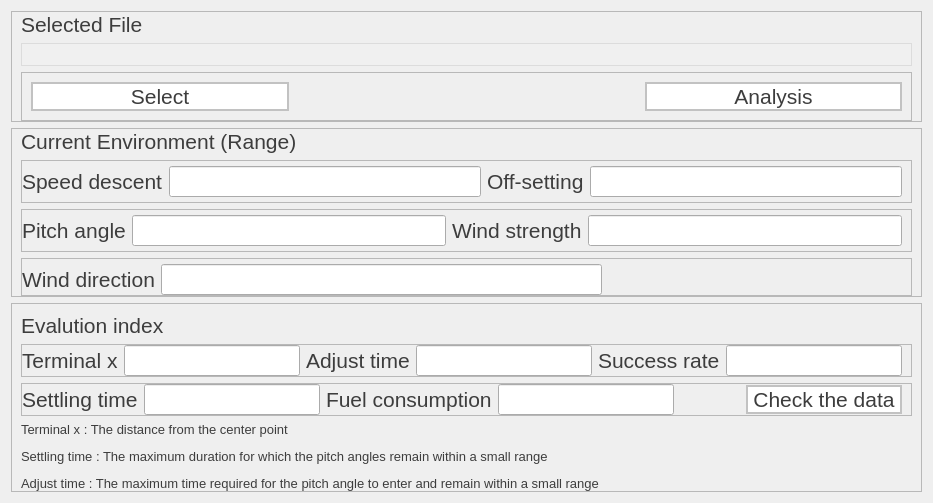
        <widget class="QWidget" name="page_5">
         <property name="styleSheet">
          <string notr="true">/* 设置全局基础字体 */
QWidget#page_5 {
    font-family: &quot;Segoe UI&quot;, &quot;Microsoft YaHei UI&quot;, sans-serif;
    line-height: 1.6; /* 增加行间距，防止文字堆叠 */
background: #E6EFFF;
}
QLabel{
 color:rgb(61, 61, 61);
}
QPushButton{
 border: 2px solid rgb(194, 194, 194); 
 color:rgb(61, 61, 61);
font-family: &quot;Segoe UI&quot;, &quot;Microsoft YaHei UI&quot;, sans-serif;
    line-height: 1.6; /* 增加行间距，防止文字堆叠 */
background-color:rgb(255, 255, 255)
}</string>
         </property>
         <layout class="QVBoxLayout" name="verticalLayout_14" stretch="1,1,2">
          <property name="spacing">
           <number>6</number>
          </property>
          <item>
           <widget class="QFrame" name="frame_37">
            <property name="frameShape">
             <enum>QFrame::Shape::StyledPanel</enum>
            </property>
            <property name="frameShadow">
             <enum>QFrame::Shadow::Raised</enum>
            </property>
            <layout class="QVBoxLayout" name="verticalLayout_13">
             <property name="topMargin">
              <number>0</number>
             </property>
             <property name="bottomMargin">
              <number>0</number>
             </property>
             <item>
              <widget class="QLabel" name="label_47">
               <property name="sizePolicy">
                <sizepolicy hsizetype="Preferred" vsizetype="Fixed">
                 <horstretch>0</horstretch>
                 <verstretch>0</verstretch>
                </sizepolicy>
               </property>
               <property name="maximumSize">
                <size>
                 <width>16777215</width>
                 <height>50</height>
                </size>
               </property>
               <property name="font">
                <font>
                 <family>Segoe UI</family>
                 <pointsize>16</pointsize>
                 <fontweight>DemiBold</fontweight>
                </font>
               </property>
               <property name="text">
                <string>Selected File</string>
               </property>
              </widget>
             </item>
             <item>
              <widget class="QLineEdit" name="lineEdit">
               <property name="font">
                <font>
                 <family>Segoe UI</family>
                 <pointsize>12</pointsize>
                </font>
               </property>
               <property name="styleSheet">
                <string notr="true">QLineEdit {
    background-color: #f0f0f0; /* 灰色背景 */
    border: 1px solid #dcdcdc; /* 浅色边框 */
    color: #555; /* 深灰色文字 */
}</string>
               </property>
               <property name="readOnly">
                <bool>true</bool>
               </property>
              </widget>
             </item>
             <item>
              <widget class="QFrame" name="frame_33">
               <property name="frameShape">
                <enum>QFrame::Shape::StyledPanel</enum>
               </property>
               <property name="frameShadow">
                <enum>QFrame::Shadow::Raised</enum>
               </property>
               <layout class="QHBoxLayout" name="horizontalLayout_37">
                <item>
                 <widget class="QPushButton" name="pushButton_5">
                  <property name="font">
                   <font>
                    <family>Segoe UI</family>
                    <pointsize>16</pointsize>
                   </font>
                  </property>
                  <property name="text">
                   <string>Select</string>
                  </property>
                 </widget>
                </item>
                <item>
                 <spacer name="horizontalSpacer">
                  <property name="orientation">
                   <enum>Qt::Orientation::Horizontal</enum>
                  </property>
                  <property name="sizeType">
                   <enum>QSizePolicy::Policy::Fixed</enum>
                  </property>
                  <property name="sizeHint" stdset="0">
                   <size>
                    <width>350</width>
                    <height>20</height>
                   </size>
                  </property>
                 </spacer>
                </item>
                <item>
                 <widget class="QPushButton" name="pushButton_6">
                  <property name="font">
                   <font>
                    <family>Segoe UI</family>
                    <pointsize>16</pointsize>
                   </font>
                  </property>
                  <property name="text">
                   <string>Analysis</string>
                  </property>
                 </widget>
                </item>
               </layout>
              </widget>
             </item>
            </layout>
           </widget>
          </item>
          <item>
           <widget class="QFrame" name="range">
            <property name="styleSheet">
             <string notr="true"> font-family: &quot;Segoe UI&quot;, &quot;Microsoft YaHei UI&quot;, sans-serif;
 line-height: 1.6; /* 增加行间距，防止文字堆叠 */</string>
            </property>
            <property name="frameShape">
             <enum>QFrame::Shape::StyledPanel</enum>
            </property>
            <property name="frameShadow">
             <enum>QFrame::Shadow::Raised</enum>
            </property>
            <layout class="QVBoxLayout" name="verticalLayout_11">
             <property name="topMargin">
              <number>0</number>
             </property>
             <property name="bottomMargin">
              <number>0</number>
             </property>
             <item>
              <widget class="QLabel" name="label_48">
               <property name="font">
                <font>
                 <family>Segoe UI</family>
                 <pointsize>16</pointsize>
                 <fontweight>DemiBold</fontweight>
                </font>
               </property>
               <property name="text">
                <string>Current Environment (Range)</string>
               </property>
              </widget>
             </item>
             <item>
              <widget class="QFrame" name="frame_34">
               <property name="frameShape">
                <enum>QFrame::Shape::StyledPanel</enum>
               </property>
               <property name="frameShadow">
                <enum>QFrame::Shadow::Raised</enum>
               </property>
               <layout class="QHBoxLayout" name="horizontalLayout_38">
                <property name="leftMargin">
                 <number>0</number>
                </property>
                <property name="topMargin">
                 <number>5</number>
                </property>
                <property name="bottomMargin">
                 <number>5</number>
                </property>
                <item>
                 <widget class="QLabel" name="label_49">
                  <property name="font">
                   <font>
                    <family>Segoe UI</family>
                    <pointsize>16</pointsize>
                   </font>
                  </property>
                  <property name="text">
                   <string>Speed descent</string>
                  </property>
                 </widget>
                </item>
                <item>
                 <widget class="QLineEdit" name="lineEdit_2">
                  <property name="font">
                   <font>
                    <family>Segoe UI</family>
                    <pointsize>14</pointsize>
                   </font>
                  </property>
                  <property name="readOnly">
                   <bool>true</bool>
                  </property>
                 </widget>
                </item>
                <item>
                 <widget class="QLabel" name="label_50">
                  <property name="font">
                   <font>
                    <family>Segoe UI</family>
                    <pointsize>16</pointsize>
                   </font>
                  </property>
                  <property name="text">
                   <string>Off-setting</string>
                  </property>
                 </widget>
                </item>
                <item>
                 <widget class="QLineEdit" name="lineEdit_3">
                  <property name="font">
                   <font>
                    <family>Segoe UI</family>
                    <pointsize>14</pointsize>
                   </font>
                  </property>
                  <property name="readOnly">
                   <bool>true</bool>
                  </property>
                 </widget>
                </item>
               </layout>
              </widget>
             </item>
             <item>
              <widget class="QFrame" name="frame_35">
               <property name="frameShape">
                <enum>QFrame::Shape::StyledPanel</enum>
               </property>
               <property name="frameShadow">
                <enum>QFrame::Shadow::Raised</enum>
               </property>
               <layout class="QHBoxLayout" name="horizontalLayout_39">
                <property name="leftMargin">
                 <number>0</number>
                </property>
                <property name="topMargin">
                 <number>5</number>
                </property>
                <property name="bottomMargin">
                 <number>5</number>
                </property>
                <item>
                 <widget class="QLabel" name="label_51">
                  <property name="font">
                   <font>
                    <family>Segoe UI</family>
                    <pointsize>16</pointsize>
                   </font>
                  </property>
                  <property name="text">
                   <string>Pitch angle</string>
                  </property>
                 </widget>
                </item>
                <item>
                 <widget class="QLineEdit" name="lineEdit_4">
                  <property name="font">
                   <font>
                    <family>Segoe UI</family>
                    <pointsize>14</pointsize>
                   </font>
                  </property>
                  <property name="readOnly">
                   <bool>true</bool>
                  </property>
                 </widget>
                </item>
                <item>
                 <widget class="QLabel" name="label_52">
                  <property name="font">
                   <font>
                    <family>Segoe UI</family>
                    <pointsize>16</pointsize>
                   </font>
                  </property>
                  <property name="text">
                   <string>Wind strength</string>
                  </property>
                 </widget>
                </item>
                <item>
                 <widget class="QLineEdit" name="lineEdit_5">
                  <property name="font">
                   <font>
                    <family>Segoe UI</family>
                    <pointsize>14</pointsize>
                   </font>
                  </property>
                  <property name="readOnly">
                   <bool>true</bool>
                  </property>
                 </widget>
                </item>
               </layout>
              </widget>
             </item>
             <item>
              <widget class="QFrame" name="frame_36">
               <property name="frameShape">
                <enum>QFrame::Shape::StyledPanel</enum>
               </property>
               <property name="frameShadow">
                <enum>QFrame::Shadow::Raised</enum>
               </property>
               <layout class="QHBoxLayout" name="horizontalLayout_40">
                <property name="leftMargin">
                 <number>0</number>
                </property>
                <property name="topMargin">
                 <number>5</number>
                </property>
                <property name="bottomMargin">
                 <number>0</number>
                </property>
                <item>
                 <widget class="QLabel" name="label_53">
                  <property name="font">
                   <font>
                    <family>Segoe UI</family>
                    <pointsize>16</pointsize>
                   </font>
                  </property>
                  <property name="text">
                   <string>Wind direction</string>
                  </property>
                 </widget>
                </item>
                <item>
                 <widget class="QLineEdit" name="lineEdit_6">
                  <property name="font">
                   <font>
                    <family>Segoe UI</family>
                    <pointsize>14</pointsize>
                   </font>
                  </property>
                  <property name="readOnly">
                   <bool>true</bool>
                  </property>
                 </widget>
                </item>
                <item>
                 <spacer name="horizontalSpacer_2">
                  <property name="orientation">
                   <enum>Qt::Orientation::Horizontal</enum>
                  </property>
                  <property name="sizeType">
                   <enum>QSizePolicy::Policy::Fixed</enum>
                  </property>
                  <property name="sizeHint" stdset="0">
                   <size>
                    <width>300</width>
                    <height>20</height>
                   </size>
                  </property>
                 </spacer>
                </item>
               </layout>
              </widget>
             </item>
            </layout>
           </widget>
          </item>
          <item>
           <widget class="QFrame" name="frame_39">
            <property name="sizePolicy">
             <sizepolicy hsizetype="Preferred" vsizetype="Fixed">
              <horstretch>0</horstretch>
              <verstretch>0</verstretch>
             </sizepolicy>
            </property>
            <property name="maximumSize">
             <size>
              <width>16777215</width>
              <height>1000</height>
             </size>
            </property>
            <property name="frameShape">
             <enum>QFrame::Shape::StyledPanel</enum>
            </property>
            <property name="frameShadow">
             <enum>QFrame::Shadow::Raised</enum>
            </property>
            <layout class="QVBoxLayout" name="verticalLayout_12">
             <property name="bottomMargin">
              <number>0</number>
             </property>
             <item>
              <widget class="QLabel" name="label_54">
               <property name="sizePolicy">
                <sizepolicy hsizetype="Preferred" vsizetype="Fixed">
                 <horstretch>0</horstretch>
                 <verstretch>0</verstretch>
                </sizepolicy>
               </property>
               <property name="font">
                <font>
                 <family>Segoe UI</family>
                 <pointsize>16</pointsize>
                 <fontweight>DemiBold</fontweight>
                </font>
               </property>
               <property name="text">
                <string>Evalution index</string>
               </property>
              </widget>
             </item>
             <item>
              <widget class="QFrame" name="frame_38">
               <property name="frameShape">
                <enum>QFrame::Shape::StyledPanel</enum>
               </property>
               <property name="frameShadow">
                <enum>QFrame::Shadow::Raised</enum>
               </property>
               <layout class="QHBoxLayout" name="horizontalLayout_41">
                <property name="leftMargin">
                 <number>0</number>
                </property>
                <property name="topMargin">
                 <number>0</number>
                </property>
                <property name="bottomMargin">
                 <number>0</number>
                </property>
                <item>
                 <widget class="QLabel" name="label_55">
                  <property name="font">
                   <font>
                    <family>Segoe UI</family>
                    <pointsize>16</pointsize>
                   </font>
                  </property>
                  <property name="text">
                   <string>Terminal x</string>
                  </property>
                 </widget>
                </item>
                <item>
                 <widget class="QLineEdit" name="lineEdit_10">
                  <property name="font">
                   <font>
                    <family>Segoe UI</family>
                    <pointsize>14</pointsize>
                   </font>
                  </property>
                  <property name="readOnly">
                   <bool>true</bool>
                  </property>
                 </widget>
                </item>
                <item>
                 <widget class="QLabel" name="label_86">
                  <property name="font">
                   <font>
                    <family>Segoe UI</family>
                    <pointsize>16</pointsize>
                   </font>
                  </property>
                  <property name="text">
                   <string>Adjust time</string>
                  </property>
                 </widget>
                </item>
                <item>
                 <widget class="QLineEdit" name="lineEdit_13">
                  <property name="font">
                   <font>
                    <family>Segoe UI</family>
                    <pointsize>14</pointsize>
                   </font>
                  </property>
                  <property name="readOnly">
                   <bool>true</bool>
                  </property>
                 </widget>
                </item>
                <item>
                 <widget class="QLabel" name="label_89">
                  <property name="font">
                   <font>
                    <family>Segoe UI</family>
                    <pointsize>16</pointsize>
                   </font>
                  </property>
                  <property name="text">
                   <string>Success rate</string>
                  </property>
                 </widget>
                </item>
                <item>
                 <widget class="QLineEdit" name="lineEdit_14">
                  <property name="font">
                   <font>
                    <family>Segoe UI</family>
                    <pointsize>14</pointsize>
                   </font>
                  </property>
                  <property name="readOnly">
                   <bool>true</bool>
                  </property>
                 </widget>
                </item>
               </layout>
              </widget>
             </item>
             <item>
              <widget class="QFrame" name="frame_57">
               <property name="frameShape">
                <enum>QFrame::Shape::StyledPanel</enum>
               </property>
               <property name="frameShadow">
                <enum>QFrame::Shadow::Raised</enum>
               </property>
               <layout class="QHBoxLayout" name="horizontalLayout_52">
                <property name="leftMargin">
                 <number>0</number>
                </property>
                <property name="topMargin">
                 <number>0</number>
                </property>
                <property name="bottomMargin">
                 <number>0</number>
                </property>
                <item>
                 <widget class="QLabel" name="label_87">
                  <property name="font">
                   <font>
                    <family>Segoe UI</family>
                    <pointsize>16</pointsize>
                   </font>
                  </property>
                  <property name="text">
                   <string>Settling time</string>
                  </property>
                 </widget>
                </item>
                <item>
                 <widget class="QLineEdit" name="lineEdit_12">
                  <property name="font">
                   <font>
                    <family>Segoe UI</family>
                    <pointsize>14</pointsize>
                   </font>
                  </property>
                  <property name="readOnly">
                   <bool>true</bool>
                  </property>
                 </widget>
                </item>
                <item>
                 <widget class="QLabel" name="label_88">
                  <property name="font">
                   <font>
                    <family>Segoe UI</family>
                    <pointsize>16</pointsize>
                   </font>
                  </property>
                  <property name="text">
                   <string>Fuel consumption</string>
                  </property>
                 </widget>
                </item>
                <item>
                 <widget class="QLineEdit" name="lineEdit_11">
                  <property name="font">
                   <font>
                    <family>Segoe UI</family>
                    <pointsize>14</pointsize>
                   </font>
                  </property>
                  <property name="readOnly">
                   <bool>true</bool>
                  </property>
                 </widget>
                </item>
                <item>
                 <spacer name="horizontalSpacer_28">
                  <property name="orientation">
                   <enum>Qt::Orientation::Horizontal</enum>
                  </property>
                  <property name="sizeHint" stdset="0">
                   <size>
                    <width>40</width>
                    <height>20</height>
                   </size>
                  </property>
                 </spacer>
                </item>
                <item>
                 <widget class="QPushButton" name="pushButton_7">
                  <property name="font">
                   <font>
                    <family>Segoe UI</family>
                    <pointsize>16</pointsize>
                   </font>
                  </property>
                  <property name="styleSheet">
                   <string notr="true">QPushButton {
    /* padding: 上 右 下 左; */
    padding-left: 5px;
	padding-right: 5px;
}</string>
                  </property>
                  <property name="text">
                   <string>Check the data</string>
                  </property>
                 </widget>
                </item>
               </layout>
              </widget>
             </item>
             <item>
              <widget class="QLabel" name="label_90">
               <property name="text">
                <string>&lt;html&gt;&lt;head/&gt;&lt;body&gt;&lt;p&gt;&lt;span style=&quot; font-size:10pt;&quot;&gt;Terminal x : The distance from the center point &lt;/span&gt;&lt;/p&gt;&lt;p&gt;&lt;span style=&quot; font-size:10pt;&quot;&gt;Settling time : The maximum duration for which the pitch angles remain within a small range&lt;/span&gt;&lt;/p&gt;&lt;p&gt;&lt;span style=&quot; font-size:10pt;&quot;&gt;Adjust time : The maximum time required for the pitch angle to enter and remain within a small range&lt;/span&gt;&lt;/p&gt;&lt;/body&gt;&lt;/html&gt;</string>
               </property>
              </widget>
             </item>
            </layout>
           </widget>
          </item>
         </layout>
        </widget>
